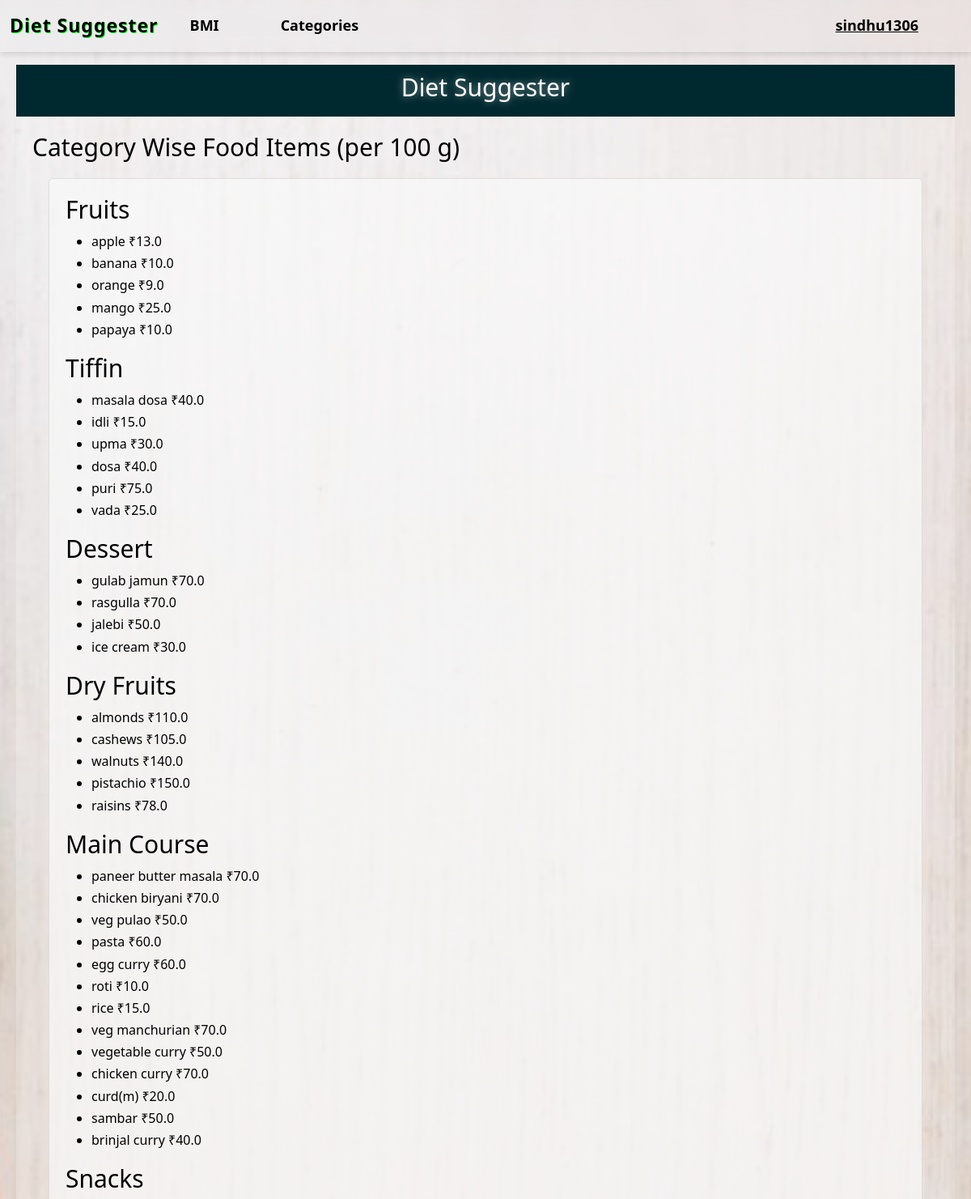
The page /category-wise-items/ (signed in, upper part) on the database its author committed.
### nutrition/models.py (models this page shows, shortened)
class Category(models.Model):
    name = models.CharField(max_length=100, unique=True)

class NutritionInfo(models.Model):
    item_name = models.CharField(max_length=100, unique=True)
    calories = models.FloatField()
    proteins = models.FloatField()
    fats = models.FloatField()
    sodium = models.FloatField(default=0)
    fiber = models.FloatField(default=0)
    carbs = models.FloatField()
    sugar = models.FloatField(default=0)
    category = models.ForeignKey(Category, related_name='nutrition_items', on_delete=models.CASCADE, null=True)
    price = models.FloatField(default=0)
    image = models.ImageField(upload_to='nutrition_images/', null=True, blank=True)
    unit_weight = models.FloatField(default=100)

### nutrition/views.py (the view)
# urls.py: path('category-wise-items/', views.category_wise_items, name='category-wise-items'),
@cache_control(no_cache=True, must_revalidate=True, no_store=True)
@login_required(login_url='login')
def category_wise_items(request):#to display categories in category.html(navbar)
    categories = Category.objects.all()
    items_by_category = {category.name: NutritionInfo.objects.filter(category=category) for category in categories}
    context = {
        'items_by_category': items_by_category
    }
    return render(request, 'categorylist.html', context)

### templates/categorylist.html (shortened to what this page needs)
{% extends "base.html" %}
{% block content %}
<h3>Category Wise Food Items (per 100 g)</h3>
<div class="details">
{% for category, items in items_by_category.items %}
    <h3>{{ category }}</h3>
    <ul>
        {% for item in items %}
            <li>{{ item.item_name }}   ₹{{ item.price }} </li>
        {% empty %}
            <li>No items available in this category.</li>
        {% endfor %}
    </ul>
{% endfor %}
</div>
{% endblock %}

### templates/base.html (shortened to what this page needs)
<!DOCTYPE html>
<html lang="en">
{% load static %}
<head>
    <link rel="stylesheet" href="https://cdnjs.cloudflare.com/ajax/libs/font-awesome/5.15.4/css/all.min.css">
    <link href="https://cdn.jsdelivr.net/npm/bootstrap@5.3.3/dist/css/bootstrap.min.css" rel="stylesheet">
    <link rel="stylesheet" href="https://cdnjs.cloudflare.com/ajax/libs/font-awesome/6.0.0-beta3/css/all.min.css">
</head>
<body>
    {% include 'navbar.html' %}
    <header>
        <h3>Diet Suggester</h3>
    </header>
    <main>
        {% block content %}
        {% endblock %}
    </main>
</body>
</html>

### templates/navbar.html (shortened to what this page needs)
{% load static %}
<nav class="navbar navbar-expand-lg">
    <div class="container-fluid" id="navbarNav">
        <a class="navbar-brand" href="/">Diet Suggester</a>
        <div class="collapse navbar-collapse" id="navbarText">
            <ul class="navbar-nav me-auto mb-2 mb-lg-0">
            <li class="nav-item active">
                <a class="nav-link" href="{% url 'bmicalc' %}">BMI</a>
            </li>
            <li class="nav-item">
                <a class="nav-link" href="{% url 'category-wise-items' %}">Categories</a>
            </li>
            <li class="nav-item">
                <a class="nav-link" href="#"></a>
            </li>
            <li class="nav-item">
                <a class="nav-link" href="#"></a>
            </li>
        </ul>
        <ul class="navbar-nav ms-auto mb-2 mb-lg-0">
            {% if user.is_authenticated %}
                <li class="nav-item">
                    <a class="nav-link" href="{% url 'user_history' %}"><u>{{ user.username }}</u></a>
                </li>
            {% else %}
                <li class="nav-item">
                    <a class="nav-link" href="{% url 'login' %}"><u>User</u></a>
                </li>
            {% endif %}
        </ul>
    </div>
</div>
</nav>

### templates/categorylist.html (style rules this page uses)
.details { margin: 20px; border: 1px solid #ddd; border-radius: 5px; padding: 20px; background-color: #f9f9f9b1; line-height: 1.7; }

### rows shown on the page
Category: items_by_category "Fruits"
NutritionInfo: item_name "apple", price "13.0"
NutritionInfo: item_name "banana", price "10.0"
NutritionInfo: item_name "orange", price "9.0"
NutritionInfo: item_name "mango", price "25.0"
NutritionInfo: item_name "papaya", price "10.0"
Category: items_by_category "Tiffin"
NutritionInfo: item_name "masala dosa", price "40.0"
NutritionInfo: item_name "idli", price "15.0"
NutritionInfo: item_name "upma", price "30.0"
NutritionInfo: item_name "dosa", price "40.0"
NutritionInfo: item_name "puri", price "75.0"
NutritionInfo: item_name "vada", price "25.0"
Category: items_by_category "Dessert"
NutritionInfo: item_name "gulab jamun", price "70.0"
NutritionInfo: item_name "rasgulla", price "70.0"
NutritionInfo: item_name "jalebi", price "50.0"
NutritionInfo: item_name "ice cream", price "30.0"
Category: items_by_category "Dry Fruits"
NutritionInfo: item_name "almonds", price "110.0"
NutritionInfo: item_name "cashews", price "105.0"
NutritionInfo: item_name "walnuts", price "140.0"
NutritionInfo: item_name "pistachio", price "150.0"
NutritionInfo: item_name "raisins", price "78.0"
Category: items_by_category "Main Course"
NutritionInfo: item_name "paneer butter masala", price "70.0"
NutritionInfo: item_name "chicken biryani", price "70.0"
NutritionInfo: item_name "veg pulao", price "50.0"
NutritionInfo: item_name "pasta", price "60.0"
NutritionInfo: item_name "egg curry", price "60.0"
NutritionInfo: item_name "roti", price "10.0"
NutritionInfo: item_name "rice", price "15.0"
NutritionInfo: item_name "veg manchurian", price "70.0"
NutritionInfo: item_name "vegetable curry", price "50.0"
NutritionInfo: item_name "chicken curry", price "70.0"
NutritionInfo: item_name "curd(m)", price "20.0"
NutritionInfo: item_name "sambar", price "50.0"
NutritionInfo: item_name "brinjal curry", price "40.0"
Category: items_by_category "Snacks"

### other values the page prints
{{ user.username }} "sindhu1306"
